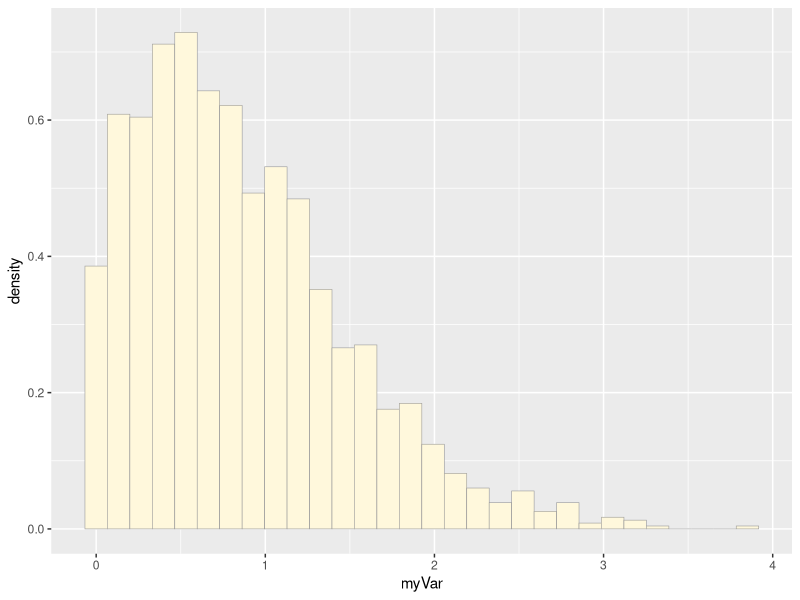
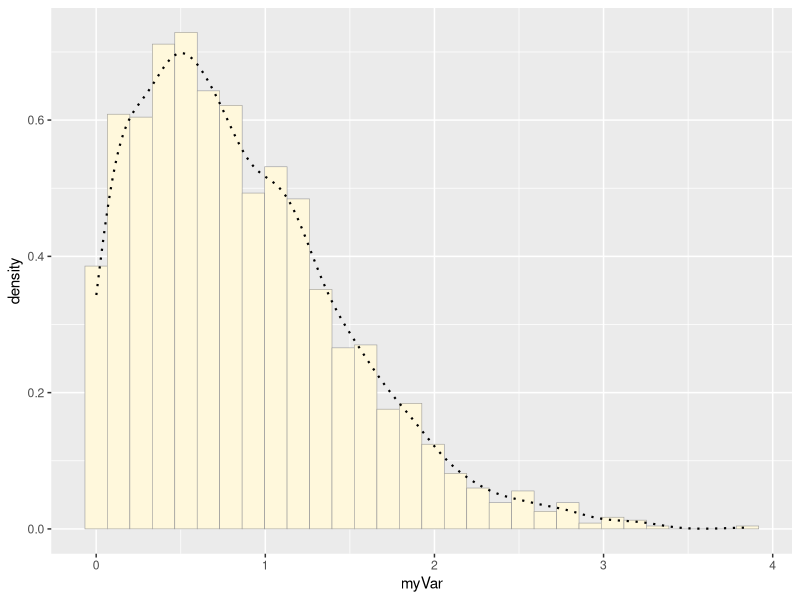
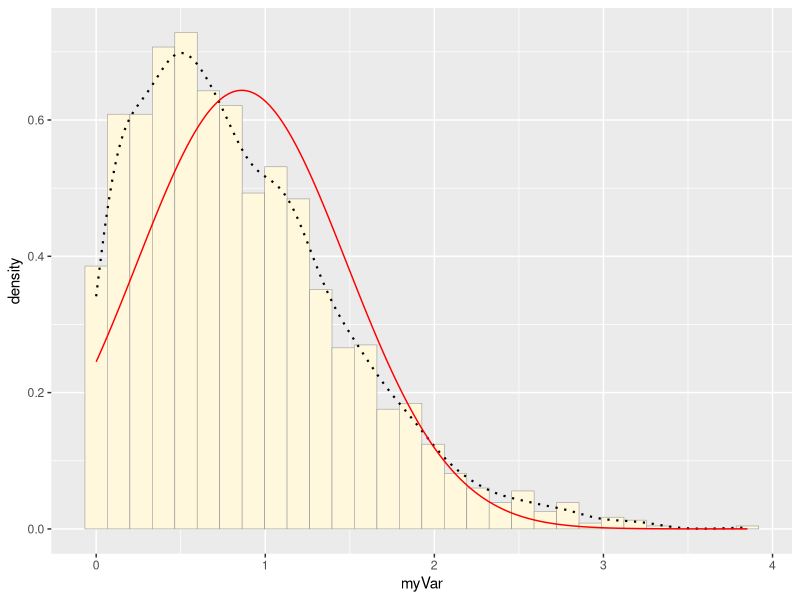
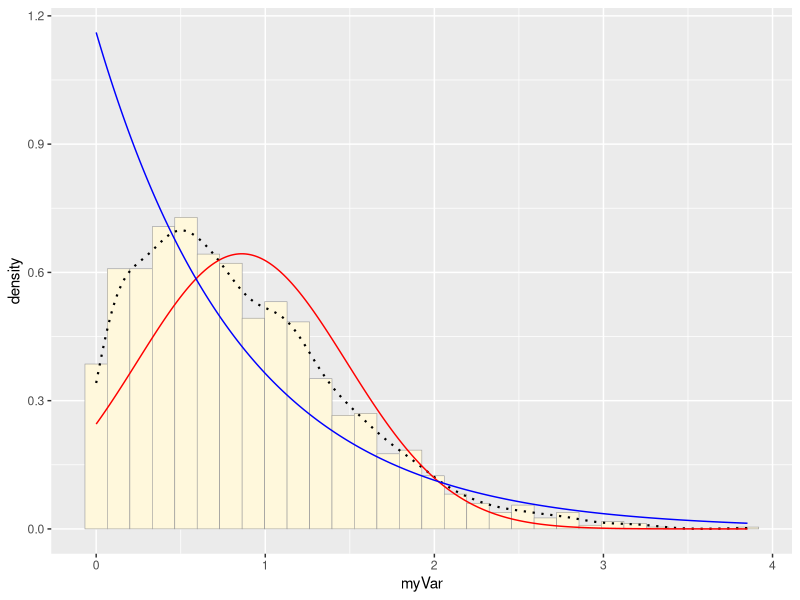
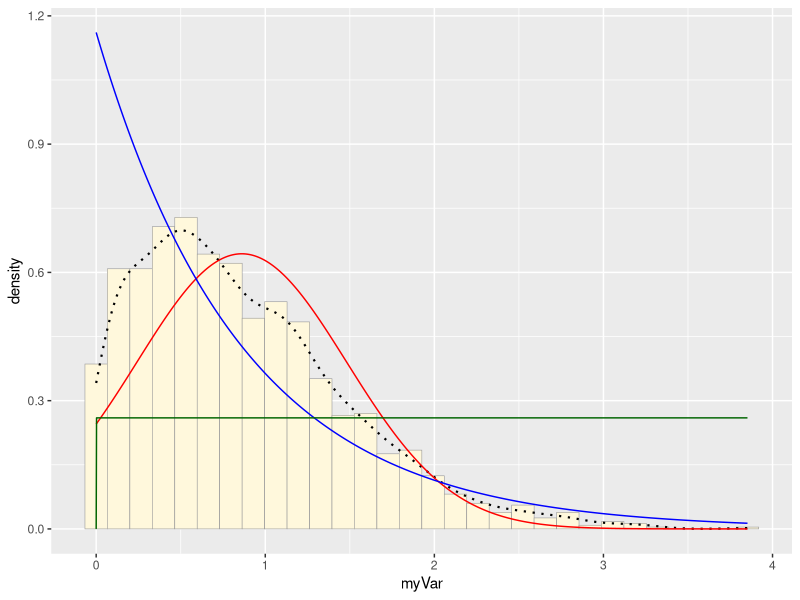
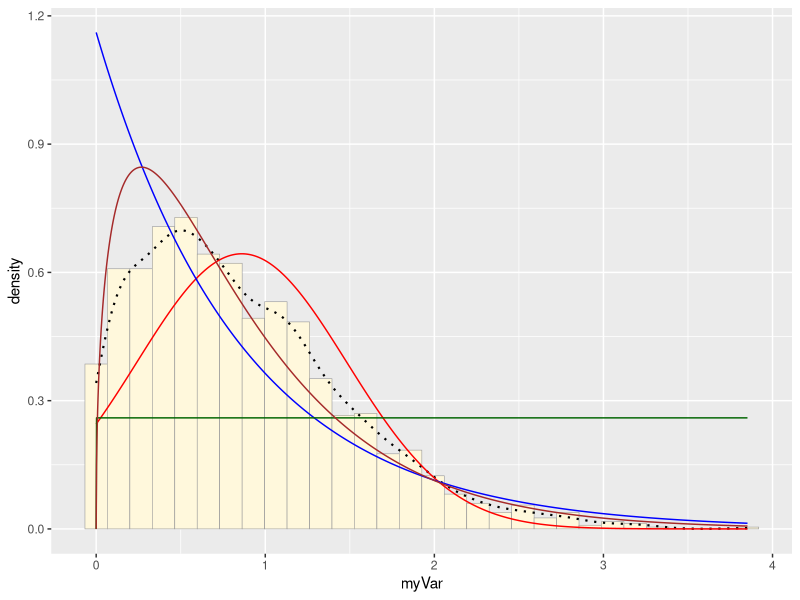
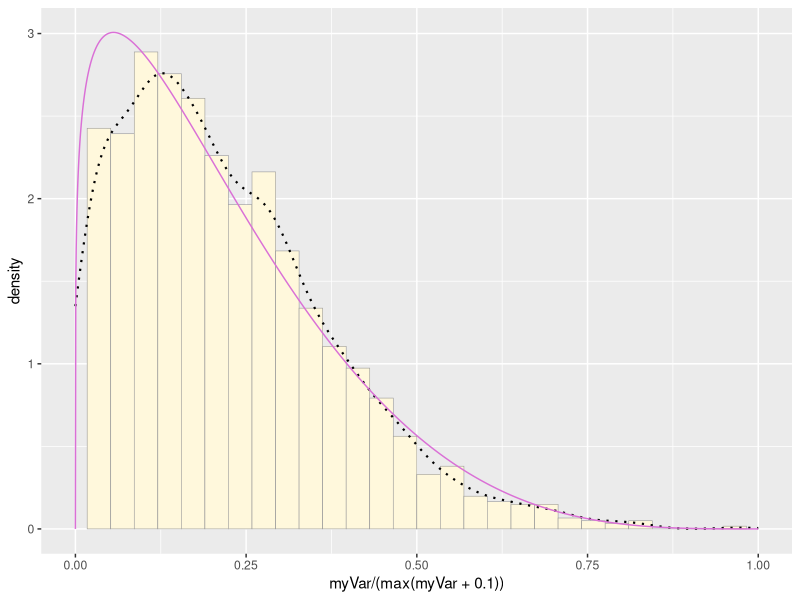
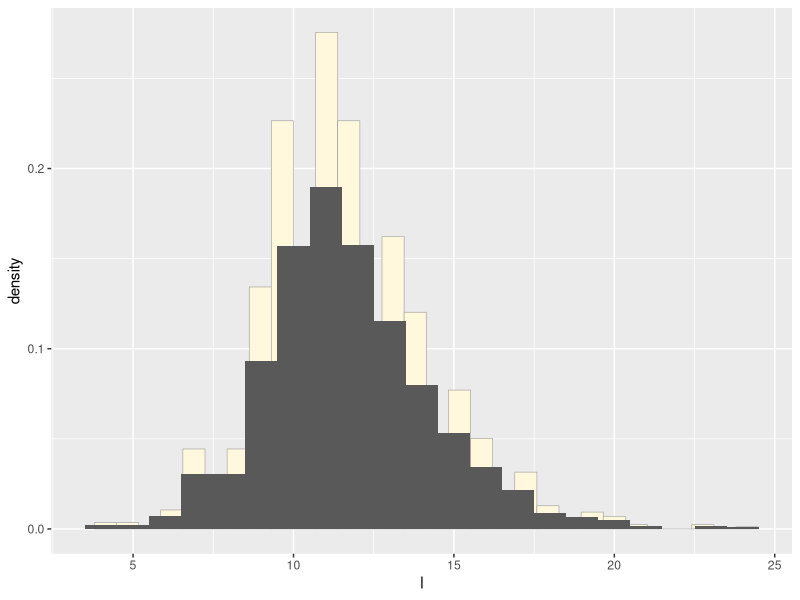

These charts were generated, in order, by the following R code:
## ---- chunk 1
knitr::opts_chunk$set(echo = TRUE)
## ---- chunk 2
library(ggplot2) # for graphics
library(MASS) # for maximum likelihood estimation


# quick and dirty, a truncated normal distribution to work on the solution set

z <- rnorm(n=3000,mean=0.2)
z <- data.frame(1:3000,z)
names(z) <- list("ID","myVar")
z <- z[z$myVar>0,]
str(z)
summary(z$myVar)

# plot histogram of data
# y axis is rescaled so that the area under the curve equals one. 
p1 <- ggplot(data=z, aes(x=myVar, y=..density..)) +
  geom_histogram(color="grey60",fill="cornsilk",size=0.2) 
print(p1)

# add empirical density curve
# this adds a curve that id fitted to the data to smooth the shape of the histogram. It does not assume any distribution. 
p1 <-  p1 +  geom_density(linetype="dotted",size=0.75)
print(p1)

# get maximum likelihood parameters for normal

normPars <- fitdistr(z$myVar,"normal")
print(normPars) # rpints mean and standard deviation
str(normPars)
normPars$estimate["mean"] # note structure of getting a named attribute

# plot normal probability density
# first, assign mean and sd to variables
meanML <- normPars$estimate["mean"]
sdML <- normPars$estimate["sd"]

# x values are specified from 0 to the length of variable of interest.
xval <- seq(0,max(z$myVar),len=length(z$myVar))

# dnorm() is called inside ggplot's "stat_function" to generate the probability density for the normal distribution. 
 stat <- stat_function(aes(x = xval, y = ..y..), fun = dnorm, colour="red", n = length(z$myVar), args = list(mean = meanML, sd = sdML))
 p1 + stat
# The red curve shows the best-fitting normal dist. It has a biased mean because these data have no negative values. The mean of the fitted model is much higher (~0.9) than the mean of the original data (0.2). The normal dist doesn't work well in this instance. 
 
 
# plot exponential probability density
# fitdistr() is used to fit exponential curve to data 
expoPars <- fitdistr(z$myVar,"exponential")
rateML <- expoPars$estimate["rate"]

stat2 <- stat_function(aes(x = xval, y = ..y..), fun = dexp, colour="blue", n = length(z$myVar), args = list(rate=rateML))
 p1 + stat + stat2

# plot uniform probability density
# fitdistr() is not needed. Only two parameters are min and max of data. 
 stat3 <- stat_function(aes(x = xval, y = ..y..), fun = dunif, colour="darkgreen", n = length(z$myVar), args = list(min=min(z$myVar), max=max(z$myVar)))
 p1 + stat + stat2 + stat3

# plot gamma probability density
# fitdistr() is used again here. 
 gammaPars <- fitdistr(z$myVar,"gamma")
shapeML <- gammaPars$estimate["shape"]
rateML <- gammaPars$estimate["rate"]

stat4 <- stat_function(aes(x = xval, y = ..y..), fun = dgamma, colour="brown", n = length(z$myVar), args = list(shape=shapeML, rate=rateML))
 p1 + stat + stat2 + stat3 + stat4
 
# plot beta probability density
#it is plotted in its own plot because data must be rescaled to be between 1 and 0.
 pSpecial <- ggplot(data=z, aes(x=myVar/(max(myVar + 0.1)), y=..density..)) +
  geom_histogram(color="grey60",fill="cornsilk",size=0.2) + 
  xlim(c(0,1)) +
  geom_density(size=0.75,linetype="dotted")

betaPars <- fitdistr(x=z$myVar/max(z$myVar + 0.1),start=list(shape1=1,shape2=2),"beta")
shape1ML <- betaPars$estimate["shape1"]
shape2ML <- betaPars$estimate["shape2"]

statSpecial <- stat_function(aes(x = xval, y = ..y..), fun = dbeta, colour="orchid", n = length(z$myVar), args = list(shape1=shape1ML,shape2=shape2ML))
pSpecial + statSpecial
 
## ---- chunk 3

# my data is read here. "$" is used to extract one column.
Berries <- read.table("BerryData.csv",header=TRUE,sep=",", stringsAsFactors=FALSE)
z <- data.frame(Berries$brix)
l <- Berries$brix
str(z)
summary(z)


# plot histogram of data
# y axis is rescaled so that the area under the curve equals one. 
p1 <- ggplot(data=z, aes(x=l, y=..density..)) +
  geom_histogram(color="grey60",fill="cornsilk",size=0.2) +  stat_bin(binwidth=1) #could add this but don't have to.
print(p1)

# add empirical density curve
# this adds a curve that id fitted to the data to smooth the shape of the histogram. It does not assume any distribution. 
p1 <-  p1 +  geom_density(linetype="dotted",size=0.75)
print(p1)

# get maximum likelihood parameters for normal
normPars <- fitdistr(Berries$brix,"normal")
print(normPars) # rpints mean and standard deviation
str(normPars)
normPars$estimate["mean"] # note structure of getting a named attribute

# plot normal probability density
# first, assign mean and sd to variables
meanML <- normPars$estimate["mean"]
sdML <- normPars$estimate["sd"]

# x values are specified from 0 to the length of variable of interest.
xval <- seq(0,max(l,na.rm=T),len=length(l))

# dnorm() is called inside ggplot's "stat_function" to generate the probability density for the normal distribution. 
stat <- stat_function(aes(x = xval, y = ..y..), fun = dnorm, colour="red", n = length(l), args = list(mean = meanML, sd = sdML))
 p1 + stat
# The red curve shows the best-fitting normal dist. Looks pretty good.
 
 
# plot exponential probability density
# fitdistr() is used to fit exponential curve to data 
expoPars <- fitdistr(l,"exponential")
rateML <- expoPars$estimate["rate"]

stat2 <- stat_function(aes(x = xval, y = ..y..), fun = dexp, colour="blue", n = length(l), args = list(rate=rateML))
 p1 + stat + stat2

# plot uniform probability density
# fitdistr() is not needed. Only two parameters are min and max of data. 
 stat3 <- stat_function(aes(x = xval, y = ..y..), fun = dunif, colour="darkgreen", n = length(l), args = list(min=min(l), max=max(l)))
 p1 + stat + stat2 + stat3

# plot gamma probability density
# fitdistr() is used again here. 
 gammaPars <- fitdistr(l,"gamma")
shapeML <- gammaPars$estimate["shape"]
rateML <- gammaPars$estimate["rate"]

stat4 <- stat_function(aes(x = xval, y = ..y..), fun = dgamma, colour="brown", n = length(l), args = list(shape=shapeML, rate=rateML))
 p1 + stat + stat2 + stat3 + stat4
# looks similar but better than normal dist.
 
# plot beta probability density
#it is plotted in its own plot because data must be rescaled to be between 1 and 0.
 pSpecial <- ggplot(data=z, aes(x=l/(max(l + 0.1)), y=..density..)) +
  geom_histogram(color="grey60",fill="cornsilk",size=0.2) + 
  xlim(c(0,1)) +
  geom_density(size=0.75,linetype="dotted")

betaPars <- fitdistr(x=l/max(l + 0.1),start=list(shape1=1,shape2=2),"beta")
shape1ML <- betaPars$estimate["shape1"]
shape2ML <- betaPars$estimate["shape2"]

statSpecial <- stat_function(aes(x = xval, y = ..y..), fun = dbeta, colour="orchid", n = length(l), args = list(shape1=shape1ML,shape2=shape2ML))
pSpecial + statSpecial
# fits very well, but not a closely as gamma. 

## ---- chunk 4
 p1 + stat + stat2 + stat3 + stat4
## ---- chunk 5
# plot gamma probability density
# fitdistr() is used again here. 
gammaPars <- fitdistr(l,"gamma")
shapeML <- gammaPars$estimate["shape"]
rateML <- gammaPars$estimate["rate"]

stat4 <- stat_function(aes(x = xval, y = ..y..), fun = dgamma, colour="brown", n = length(l), args = list(shape=shapeML, rate=rateML))
p1 + stat4

# normpars() is used to find maximum likelihood parameters
normPars <- fitdistr(Berries$brix,"gamma")
print(normPars) # rpints shape and rate parameters
str(normPars)

# Make a new data set to simulate my berry data:
# rgamma() makes a random gamma distribution
# First argument is n (there were 1995 berries in my data)
# second argumant is shape
# third argument is rate
h <- rgamma(1995,20.37658929,rate=1.73798888)
g <- data.frame(1:1995,h)




# plot histogram of new data set
pnew_data <- ggplot(data=g, aes(x=h, y=..density..)) +
  geom_histogram(color="grey60",fill="cornsilk",size=0.2) +  stat_bin(binwidth=1) 
print(pnew_data)

# generated data set histogram with empirical density curve 
pnew_data <-  pnew_data +  geom_density(linetype="dotted",size=0.75)
print(pnew_data)
 

# histogram with empirical density curve of original data for comparison
p1 <-  p1 +  geom_density(linetype="dotted",size=0.75)
print(p1)
 
